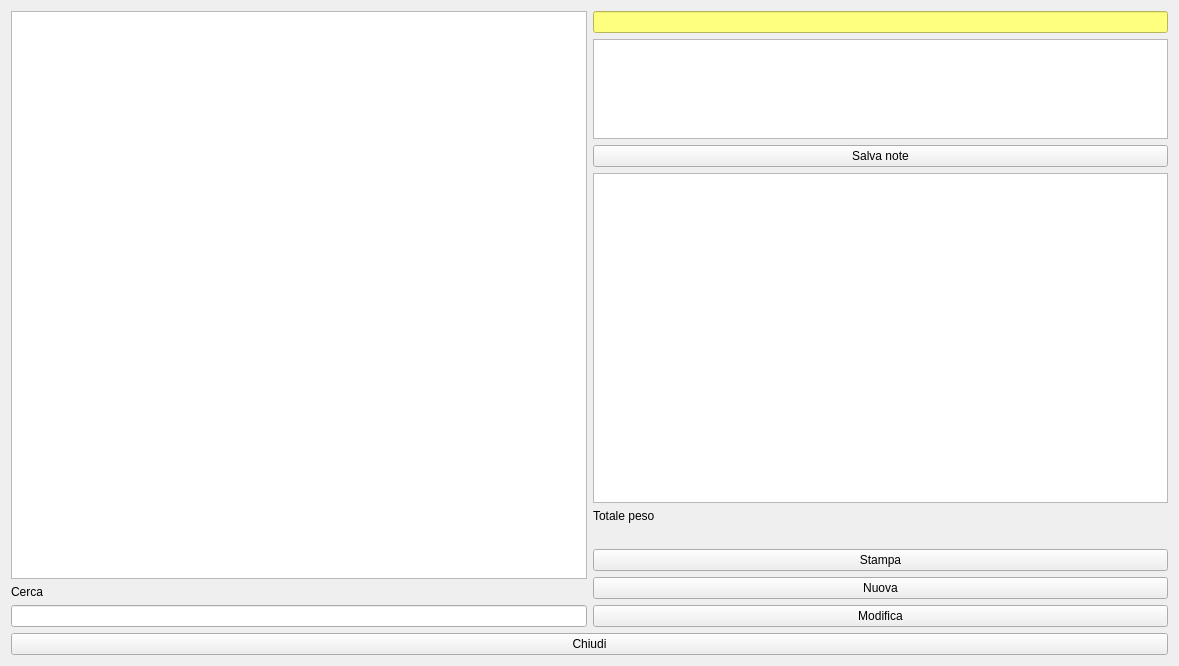
<?xml version="1.0" encoding="UTF-8"?>
<ui version="4.0">
 <class>HRecipes</class>
 <widget class="QWidget" name="HRecipes">
  <property name="windowModality">
   <enum>Qt::NonModal</enum>
  </property>
  <property name="geometry">
   <rect>
    <x>0</x>
    <y>0</y>
    <width>1179</width>
    <height>666</height>
   </rect>
  </property>
  <property name="windowTitle">
   <string>Ricette</string>
  </property>
  <property name="windowIcon">
   <iconset resource="resources.qrc">
    <normaloff>:/Resources/Notepad.PNG</normaloff>:/Resources/Notepad.PNG</iconset>
  </property>
  <layout class="QVBoxLayout" name="verticalLayout_4">
   <item>
    <layout class="QHBoxLayout" name="horizontalLayout_2">
     <item>
      <layout class="QVBoxLayout" name="verticalLayout_3">
       <item>
        <widget class="QListView" name="lvProdotti">
         <property name="toolTip">
          <string>&lt;html&gt;&lt;head/&gt;&lt;body&gt;&lt;p&gt;Inserisci prodotto nella produzione&lt;/p&gt;&lt;/body&gt;&lt;/html&gt;</string>
         </property>
         <property name="alternatingRowColors">
          <bool>true</bool>
         </property>
        </widget>
       </item>
       <item>
        <widget class="QLabel" name="label">
         <property name="text">
          <string>Cerca</string>
         </property>
        </widget>
       </item>
       <item>
        <widget class="QLineEdit" name="lineEdit"/>
       </item>
       <item>
        <layout class="QVBoxLayout" name="verticalLayout_2"/>
       </item>
      </layout>
     </item>
     <item>
      <layout class="QVBoxLayout" name="verticalLayout">
       <item>
        <widget class="QLineEdit" name="leNomeRicetta">
         <property name="styleSheet">
          <string notr="true">background-color: rgb(255, 255, 127);</string>
         </property>
        </widget>
       </item>
       <item>
        <widget class="QTextEdit" name="teNote">
         <property name="enabled">
          <bool>true</bool>
         </property>
         <property name="sizePolicy">
          <sizepolicy hsizetype="Expanding" vsizetype="Preferred">
           <horstretch>0</horstretch>
           <verstretch>0</verstretch>
          </sizepolicy>
         </property>
         <property name="maximumSize">
          <size>
           <width>16777215</width>
           <height>100</height>
          </size>
         </property>
         <property name="baseSize">
          <size>
           <width>0</width>
           <height>34</height>
          </size>
         </property>
         <property name="readOnly">
          <bool>false</bool>
         </property>
        </widget>
       </item>
       <item>
        <widget class="QPushButton" name="pbNote">
         <property name="text">
          <string>Salva note</string>
         </property>
        </widget>
       </item>
       <item>
        <widget class="QTableView" name="tvRecipe">
         <property name="alternatingRowColors">
          <bool>true</bool>
         </property>
         <property name="selectionMode">
          <enum>QAbstractItemView::SingleSelection</enum>
         </property>
         <property name="selectionBehavior">
          <enum>QAbstractItemView::SelectRows</enum>
         </property>
         <property name="textElideMode">
          <enum>Qt::ElideNone</enum>
         </property>
         <attribute name="horizontalHeaderCascadingSectionResizes">
          <bool>true</bool>
         </attribute>
         <attribute name="horizontalHeaderStretchLastSection">
          <bool>true</bool>
         </attribute>
         <attribute name="verticalHeaderStretchLastSection">
          <bool>false</bool>
         </attribute>
        </widget>
       </item>
       <item>
        <widget class="QLabel" name="label_3">
         <property name="text">
          <string>Totale peso</string>
         </property>
        </widget>
       </item>
       <item>
        <widget class="QLabel" name="labelPeso">
         <property name="text">
          <string/>
         </property>
        </widget>
       </item>
       <item>
        <widget class="QPushButton" name="pushButton_6">
         <property name="text">
          <string>Stampa</string>
         </property>
         <property name="icon">
          <iconset resource="resources.qrc">
           <normaloff>:/Resources/Printer-icon.png</normaloff>:/Resources/Printer-icon.png</iconset>
         </property>
        </widget>
       </item>
       <item>
        <widget class="QPushButton" name="pushButton">
         <property name="toolTip">
          <string>&lt;html&gt;&lt;head/&gt;&lt;body&gt;&lt;p&gt;Crea una nuova ricetta per il prodotto selezionato&lt;/p&gt;&lt;/body&gt;&lt;/html&gt;</string>
         </property>
         <property name="text">
          <string>Nuova</string>
         </property>
         <property name="icon">
          <iconset resource="resources.qrc">
           <normaloff>:/Resources/Plus.PNG</normaloff>:/Resources/Plus.PNG</iconset>
         </property>
        </widget>
       </item>
       <item>
        <widget class="QPushButton" name="pushButton_2">
         <property name="text">
          <string>Modifica</string>
         </property>
         <property name="icon">
          <iconset resource="resources.qrc">
           <normaloff>:/Resources/Actions-configure-icon.png</normaloff>:/Resources/Actions-configure-icon.png</iconset>
         </property>
        </widget>
       </item>
      </layout>
     </item>
    </layout>
   </item>
   <item>
    <widget class="QPushButton" name="pushButton_5">
     <property name="text">
      <string>Chiudi</string>
     </property>
     <property name="icon">
      <iconset resource="resources.qrc">
       <normaloff>:/Resources/Actions-window-close-icon.png</normaloff>:/Resources/Actions-window-close-icon.png</iconset>
     </property>
     <property name="iconSize">
      <size>
       <width>32</width>
       <height>32</height>
      </size>
     </property>
    </widget>
   </item>
   <item>
    <layout class="QHBoxLayout" name="horizontalLayout"/>
   </item>
  </layout>
 </widget>
 <resources>
  <include location="resources.qrc"/>
 </resources>
 <connections/>
</ui>
